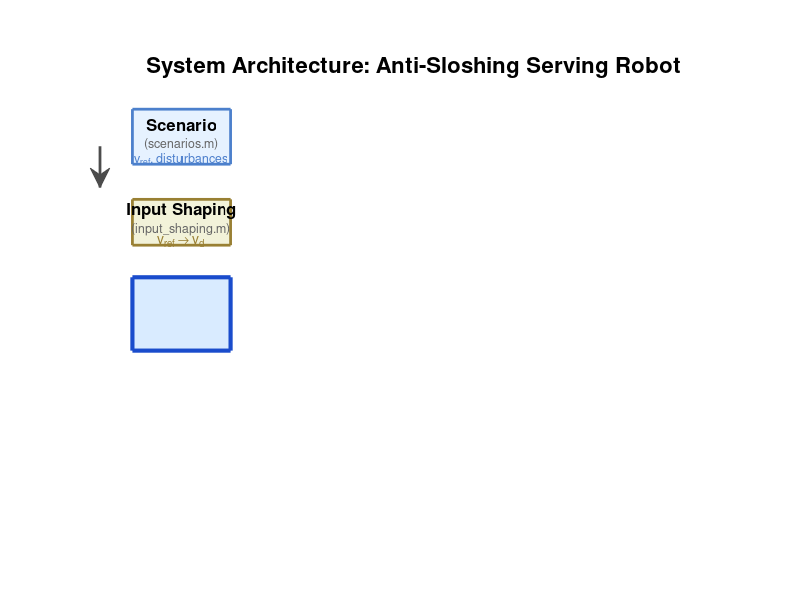

This figure's MATLAB source: (Note: this script raises an error after producing the figure.)
%% DRAW_FLOWCHART  System architecture flowchart for the serving robot project
clear; close all; clc;

figure('Position', [50 50 1200 800], 'Color', 'w');
hold on; axis off;
xlim([0 24]); ylim([0 16]);

%% ===== Helper: draw box =====
% box_params: [x_center, y_center, width, height]
draw_box = @(x, y, w, h, face_c, edge_c, lw) ...
    fill([x-w/2 x+w/2 x+w/2 x-w/2], [y-h/2 y-h/2 y+h/2 y+h/2], ...
         face_c, 'EdgeColor', edge_c, 'LineWidth', lw);

%% ===== Title =====
text(12, 15.3, 'System Architecture: Anti-Sloshing Serving Robot', ...
     'FontSize', 16, 'FontWeight', 'bold', 'HorizontalAlignment', 'center');

%% ===== ROW 1: Inputs =====
% Scenario / Reference
draw_box(3, 13, 3.8, 1.8, [0.9 0.95 1.0], [0.3 0.5 0.8], 2);
text(3, 13.4, 'Scenario', 'FontSize', 12, 'FontWeight', 'bold', ...
     'HorizontalAlignment', 'center');
text(3, 12.8, '(scenarios.m)', 'FontSize', 9, 'Color', [0.4 0.4 0.4], ...
     'HorizontalAlignment', 'center');
text(3, 12.3, 'v_{ref}, disturbances', 'FontSize', 9, ...
     'HorizontalAlignment', 'center', 'Interpreter', 'tex', ...
     'Color', [0.3 0.5 0.8]);

%% ===== ROW 2: Input Shaping =====
draw_box(3, 10.2, 3.8, 1.5, [0.95 0.95 0.85], [0.6 0.5 0.2], 2);
text(3, 10.6, 'Input Shaping', 'FontSize', 12, 'FontWeight', 'bold', ...
     'HorizontalAlignment', 'center');
text(3, 10.0, '(input\_shaping.m)', 'FontSize', 9, 'Color', [0.4 0.4 0.4], ...
     'HorizontalAlignment', 'center');
text(3, 9.6, 'v_{ref} \rightarrow v_d', 'FontSize', 10, ...
     'HorizontalAlignment', 'center', 'Interpreter', 'tex', ...
     'Color', [0.6 0.5 0.2]);

% Arrow: Scenario -> Input Shaping
annotation('arrow', [3/24 3/24], [12.1/16 11.0/16], 'LineWidth', 2, ...
           'Color', [0.3 0.3 0.3]);

%% ===== ROW 3: Controller (MAIN - highlighted) =====
draw_box(3, 7.2, 3.8, 2.4, [0.85 0.92 1.0], [0.1 0.3 0.8], 3);
% Blue highlight border
draw_box(3, 7.2, 4.0, 2.6, 'none', [0.1 0.3 0.8], 3);

text(3, 8.0, 'Controller', 'FontSize', 14, 'FontWeight', 'bold', ...
     'HorizontalAlignment', 'center', 'Color', [0.1 0.2 0.7]);
text(3, 7.4, '(controller.m)', 'FontSize', 9, 'Color', [0.4 0.4 0.4], ...
     'HorizontalAlignment', 'center');
text(3, 6.7, 'SBSFC / LPF / RL', 'FontSize', 10, 'FontWeight', 'bold', ...
     'HorizontalAlignment', 'center', 'Color', [0.1 0.3 0.8]);
text(3, 6.2, 'Teammate edits this', 'FontSize', 8, ...
     'HorizontalAlignment', 'center', 'Color', [0.8 0.2 0.2], ...
     'FontAngle', 'italic');

% Arrow: Input Shaping -> Controller
annotation('arrow', [3/24 3/24], [9.45/16 8.45/16], 'LineWidth', 2, ...
           'Color', [0.3 0.3 0.3]);
text(4.2, 9.0, 'v_d', 'FontSize', 10, 'FontWeight', 'bold', ...
     'Color', [0.3 0.3 0.3], 'Interpreter', 'tex');

%% ===== ROW 3 (right): Controller sub-blocks =====
% LQT
draw_box(9, 8.5, 2.5, 1.0, [0.92 0.92 0.98], [0.5 0.5 0.7], 1.5);
text(9, 8.7, 'LQT', 'FontSize', 10, 'FontWeight', 'bold', ...
     'HorizontalAlignment', 'center');
text(9, 8.2, 'u = Kq - K_{tr}q_d', 'FontSize', 8, ...
     'HorizontalAlignment', 'center', 'Interpreter', 'tex');

% DOB
draw_box(9, 7.2, 2.5, 1.0, [0.92 0.92 0.98], [0.5 0.5 0.7], 1.5);
text(9, 7.4, 'DOB', 'FontSize', 10, 'FontWeight', 'bold', ...
     'HorizontalAlignment', 'center');
text(9, 6.9, 'disturbance est.', 'FontSize', 8, ...
     'HorizontalAlignment', 'center', 'Color', [0.4 0.4 0.4]);

% Auxiliary Compensator
draw_box(9, 5.9, 2.5, 1.0, [0.92 0.92 0.98], [0.5 0.5 0.7], 1.5);
text(9, 6.1, 'Auxiliary', 'FontSize', 10, 'FontWeight', 'bold', ...
     'HorizontalAlignment', 'center');
text(9, 5.65, 'K_c sgn(d\psi^L/dt)', 'FontSize', 8, ...
     'HorizontalAlignment', 'center', 'Interpreter', 'tex');

% Brace connecting sub-blocks to Controller
plot([5.1 5.8], [8.5 8.5], '-', 'Color', [0.5 0.5 0.7], 'LineWidth', 1.5);
plot([5.1 5.8], [7.2 7.2], '-', 'Color', [0.5 0.5 0.7], 'LineWidth', 1.5);
plot([5.1 5.8], [5.9 5.9], '-', 'Color', [0.5 0.5 0.7], 'LineWidth', 1.5);
text(6.5, 7.2, 'SBSFC', 'FontSize', 9, 'FontWeight', 'bold', ...
     'Color', [0.5 0.5 0.7], 'Rotation', 90, 'HorizontalAlignment', 'center');

% Sum block
text(11, 7.2, '\Sigma', 'FontSize', 18, 'FontWeight', 'bold', ...
     'HorizontalAlignment', 'center', 'Interpreter', 'tex');
plot([10.3 10.7], [8.5 7.4], '-', 'Color', [0.5 0.5 0.5], 'LineWidth', 1);
plot([10.3 10.7], [7.2 7.2], '-', 'Color', [0.5 0.5 0.5], 'LineWidth', 1);
plot([10.3 10.7], [5.9 7.0], '-', 'Color', [0.5 0.5 0.5], 'LineWidth', 1);

%% ===== ROW 4: Plant =====
draw_box(15, 7.2, 4.5, 2.8, [0.95 0.90 0.85], [0.6 0.3 0.1], 2);
text(15, 8.2, 'Plant', 'FontSize', 14, 'FontWeight', 'bold', ...
     'HorizontalAlignment', 'center');
text(15, 7.6, '(simulate\_system.m)', 'FontSize', 9, 'Color', [0.4 0.4 0.4], ...
     'HorizontalAlignment', 'center');

% Sub-labels inside plant
text(15, 7.0, 'Robot Dynamics', 'FontSize', 9, 'FontWeight', 'bold', ...
     'HorizontalAlignment', 'center');
text(15, 6.6, 'q = Aq + Bu + d', 'FontSize', 9, ...
     'HorizontalAlignment', 'center', 'Interpreter', 'tex');
text(15, 6.1, 'Pendulum Dynamics', 'FontSize', 9, 'FontWeight', 'bold', ...
     'HorizontalAlignment', 'center', 'Color', [0.9 0.4 0.0]);

% Arrow: Controller -> Plant (u_total)
annotation('arrow', [11.5/24 12.7/24], [7.2/16 7.2/16], 'LineWidth', 2.5, ...
           'Color', [0.1 0.3 0.8]);
text(12.1, 7.6, 'u_{total}', 'FontSize', 11, 'FontWeight', 'bold', ...
     'Color', [0.1 0.3 0.8], 'Interpreter', 'tex');

%% ===== Disturbance input to Plant =====
draw_box(15, 10.5, 3.5, 1.2, [1.0 0.92 0.92], [0.8 0.2 0.2], 1.5);
text(15, 10.7, 'Disturbances', 'FontSize', 11, 'FontWeight', 'bold', ...
     'HorizontalAlignment', 'center', 'Color', [0.7 0.1 0.1]);
text(15, 10.2, 'bumps, push, terrain', 'FontSize', 8, ...
     'HorizontalAlignment', 'center', 'Color', [0.5 0.3 0.3]);

% Arrow: Disturbance -> Plant
annotation('arrow', [15/24 15/24], [9.9/16 8.65/16], 'LineWidth', 2, ...
           'Color', [0.8 0.2 0.2]);
text(15.5, 9.3, 'd_{ext}', 'FontSize', 10, 'FontWeight', 'bold', ...
     'Color', [0.8 0.2 0.2], 'Interpreter', 'tex');

%% ===== Feedback arrow: Plant -> Controller =====
% Plant output down
annotation('arrow', [15/24 15/24], [5.8/16 4.5/16], 'LineWidth', 2, ...
           'Color', [0.3 0.3 0.3]);
% Horizontal left
annotation('line', [3/24 15/24], [4.5/16 4.5/16], 'LineWidth', 2, ...
           'Color', [0.3 0.3 0.3]);
% Up to Controller
annotation('arrow', [3/24 3/24], [4.5/16 5.95/16], 'LineWidth', 2, ...
           'Color', [0.3 0.3 0.3]);

% Feedback labels
text(9, 4.1, 'Feedback:  q = [\psi, \psi, x, x]     pend = [\theta, \theta]', ...
     'FontSize', 9, 'HorizontalAlignment', 'center', 'Interpreter', 'tex', ...
     'Color', [0.4 0.4 0.4]);
text(5.4, 4.1+0.27, '.', 'FontSize', 12, 'FontWeight', 'bold', 'Color', [0.4 0.4 0.4]);
text(8.2, 4.1+0.27, '.', 'FontSize', 12, 'FontWeight', 'bold', 'Color', [0.4 0.4 0.4]);
text(13.0, 4.1+0.27, '.', 'FontSize', 12, 'FontWeight', 'bold', 'Color', [0.4 0.4 0.4]);

%% ===== ROW 5: Outputs =====
% Results / Plotting
draw_box(21, 8.5, 3.0, 1.3, [0.88 0.95 0.88], [0.2 0.6 0.2], 1.5);
text(21, 8.7, 'Scopes', 'FontSize', 11, 'FontWeight', 'bold', ...
     'HorizontalAlignment', 'center', 'Color', [0.1 0.5 0.1]);
text(21, 8.2, '\psi, \theta, v, u', 'FontSize', 10, ...
     'HorizontalAlignment', 'center', 'Interpreter', 'tex');

draw_box(21, 6.8, 3.0, 1.3, [0.88 0.95 0.88], [0.2 0.6 0.2], 1.5);
text(21, 7.1, 'Results', 'FontSize', 11, 'FontWeight', 'bold', ...
     'HorizontalAlignment', 'center', 'Color', [0.1 0.5 0.1]);
text(21, 6.6, 'plot, table, animation', 'FontSize', 8, ...
     'HorizontalAlignment', 'center', 'Color', [0.4 0.4 0.4]);

% Arrow: Plant -> Outputs
annotation('arrow', [17.3/24 19.4/24], [8.0/16 8.5/16], 'LineWidth', 1.5, ...
           'Color', [0.2 0.6 0.2]);
annotation('arrow', [17.3/24 19.4/24], [7.0/16 6.8/16], 'LineWidth', 1.5, ...
           'Color', [0.2 0.6 0.2]);

text(18.3, 8.6, 'states', 'FontSize', 8, 'Color', [0.2 0.6 0.2]);

%% ===== File mapping legend =====
draw_box(21, 3.0, 4.5, 3.5, [0.97 0.97 0.97], [0.7 0.7 0.7], 1);
text(21, 4.4, 'File Mapping', 'FontSize', 11, 'FontWeight', 'bold', ...
     'HorizontalAlignment', 'center');
files = {
    'parameters.m        - physical constants'
    'scenarios.m           - velocity + disturbance'
    'input\_shaping.m     - reference smoothing'
    'controller.m          - control law'
    'simulate\_system.m  - plant + loop'
    'plot\_results.m       - comparison plots'
    'animate\_2d.m        - 2D animation'
};
for i = 1:length(files)
    text(19.0, 4.4 - 0.45*i, files{i}, 'FontSize', 7.5, ...
         'FontName', 'Courier', 'Color', [0.3 0.3 0.3]);
end

%% ===== Mode switch annotation =====
draw_box(3, 2.2, 3.8, 1.2, [1.0 1.0 0.85], [0.7 0.6 0.2], 1.5);
text(3, 2.5, 'Mode Switch', 'FontSize', 10, 'FontWeight', 'bold', ...
     'HorizontalAlignment', 'center');
text(3, 2.0, 'none / lpf / sbsfc / rl', 'FontSize', 9, ...
     'HorizontalAlignment', 'center', 'Color', [0.5 0.4 0.1]);

annotation('arrow', [3/24 3/24], [2.85/16 4.3/16], 'LineWidth', 1.5, ...
           'Color', [0.7 0.6 0.2], 'LineStyle', '--');

fprintf('Flowchart drawn.\n');
fprintf('Save with: saveas(gcf, ''../results/system_flowchart.png'')\n');
